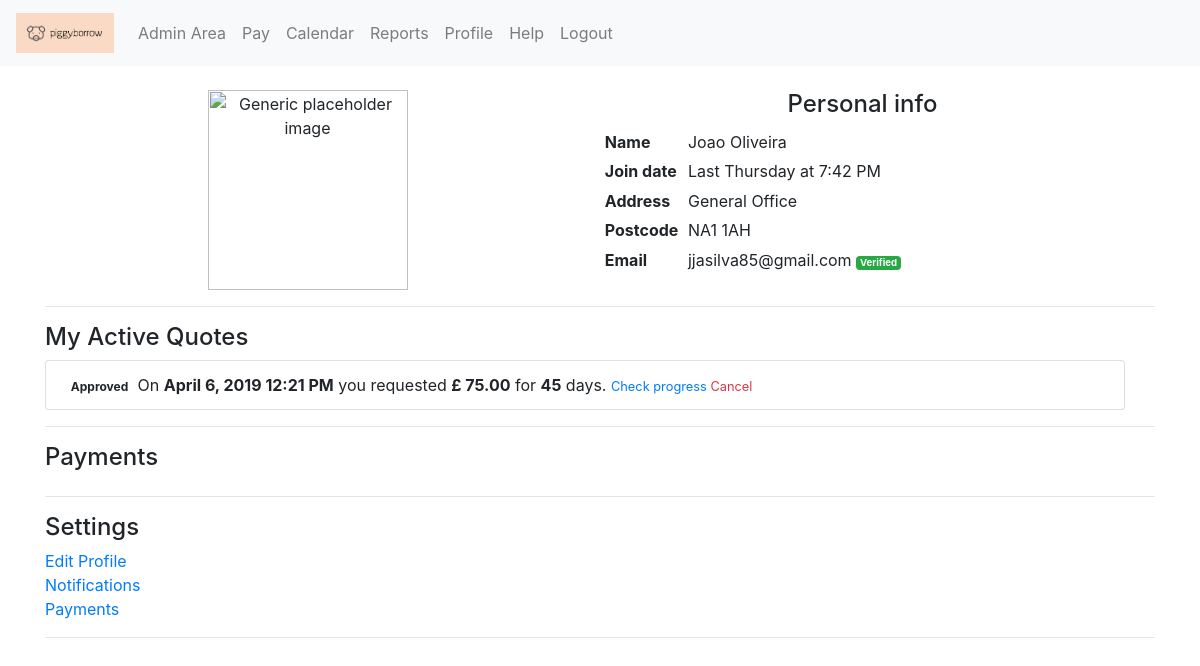
The app's page /profile (signed in), older data.
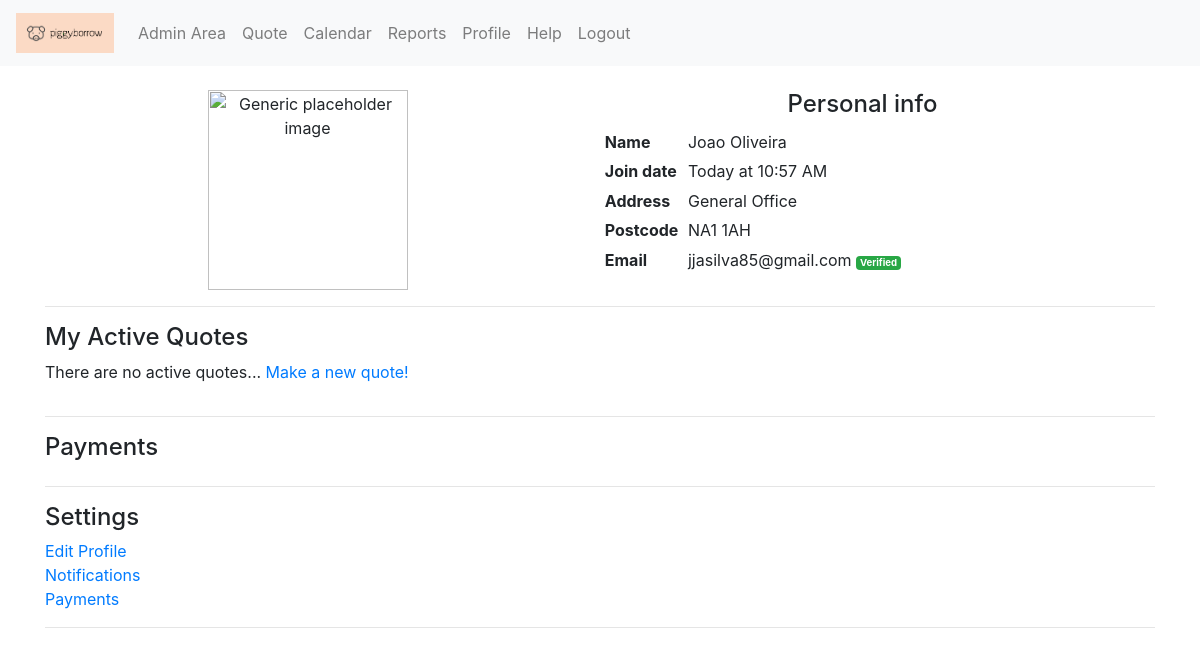
The same page, newer data.
### myModels.py (models this page shows, shortened)
class User(db.Model, UserMixin):
  __tablename__ = "user"
  id = db.Column(db.Integer, primary_key=True)
  creation_timestamp = db.Column(db.DateTime(), default=datetime.now())
  name = db.Column(db.String(30), nullable=False)
  surname = db.Column(db.String(30) ,nullable=False)
  address = db.Column(db.String(20), nullable=False)
  postcode = db.Column(db.String(20), nullable=False)
  email = db.Column(db.String(20), unique=True, nullable=False)
  password = db.Column(db.String(85), nullable=False)
  quotes = db.relationship('Quote', backref='user', lazy=True)
  verified_user = db.Column(db.Boolean, default=False)
  is_admin = db.Column(db.Boolean, default=False)
  rates = db.relationship('Rate', backref='user', lazy=True)
  payments = db.relationship('Payment', backref='user', lazy=True)
  messages = db.relationship('Message', backref='user', lazy=True)
  def can_borrow(self):
    for quote in self.quotes:
      if quote.is_active():
        return False
    return True

class Quote(db.Model):
  __tablename__ = "quote"
  id = db.Column(db.Integer, primary_key=True)
  creation_timestamp = db.Column(db.DateTime(), default=datetime.now())
  user_id = db.Column(db.Integer, db.ForeignKey('user.id'), nullable=False)
  amount_requested = db.Column(db.Float())
  duration_in_days = db.Column(db.Integer())
  rate_id = db.Column(db.Integer, db.ForeignKey('rate.id'), nullable=False)
  payments = db.relationship('Payment', backref='quote', lazy=True)
  status_id = db.Column(db.Integer, db.ForeignKey('status.id'), nullable=False)
  change_log = db.relationship('ChangeLog', backref='quote', lazy=True)
  def get_status(self):
    return Status.query.get(self.status_id)
  def is_active(self):
    return self.get_status().name in ['In review', 'Approved', 'Monies Released', 'Quote sent']

class Status(db.Model):
  id = db.Column(db.Integer, primary_key=True)
  name = db.Column(db.String(30), nullable=False)
  quotes = db.relationship('Quote', backref='status', lazy=True)

### app.py (the view)
@app.route('/profile', methods=['GET'])
@login_required
def profile():
  if not current_user.verified_user:
    flash('Your account is not verified. Verify your account now to be able to use all features.', 'danger')
  h = request.cookies.get('h')
  if h:
    flash('Looks like you have performed a simple quote.', 'info')
  active_quotes = [i for i in current_user.quotes if i.is_active()]
  return render_template('protected/profile.html', active_quotes=active_quotes)

### app.py (called while the page is built)
@login_manager.user_loader
def load_user(user_id):
  return User.query.get(int(user_id))

### templates/protected/profile.html (shortened to what this page needs)
{% extends "layout.html" %}
{% import "bootstrap/wtf.html" as wtf %}
{% block body %}
<div class="container">
  <div class="row text-center">
    <div class="col">
      <img src="https://imagesvc.timeincapp.com/v3/mm/image?url=https%3A%2F%2Ffortunedotcom.files.wordpress.com%2F2019%2F01%2Fboo.jpg&w=800&q=85" alt="Generic placeholder image" width="200">
    </div>
    <div class="col">
      <h4>Personal info</h4>
      <table class="table-sm table-borderless">
        <tbody>
          <tr>
            <td><strong>Name</strong></td>
            <td>{{ current_user.name }} {{ current_user.surname }}</td>
          </tr>
          <tr>
            <td><strong>Join date</strong></td>
            <td>{{ moment(current_user.creation_timestamp).calendar() }}</td>
          </tr>
          <tr>
            <td><strong>Address</strong></td>
            <td>{{ current_user.address }}</td>
          </tr>
          <tr>
            <td><strong>Postcode</strong></td>
            <td>{{ current_user.postcode }}</td>
          </tr>
          <tr>
            <td><strong>Email</strong></td>
            <td>{{ current_user.email }}{% if current_user.verified_user %}
                <small><span class="badge badge-success">Verified</span></small>
            {% endif %}</td>
          </tr>
        </tbody>
      </table>
    </div>
  </div>
  <hr>
  <div class="row">
    <div class="col">
      <h4>My Active Quotes</h4>
      <ul class="list-group">
        {% for quote in active_quotes %}
          <li class="list-group-item">
            <span class="badge badge-{{ quote.get_status()[1] }}">{{ quote.get_status().name }}</span> On
            <strong>{{ moment(quote.creation_timestamp).format('LLL') }}</strong> you requested
            <strong>£ {{ "{:0.2f}".format(quote.amount_requested) }}</strong> for
            <strong>{{ quote.duration_in_days }}</strong> days.
            <small>
              <a href="#">Check progress</a>
            </small>
            <small>
              <a href="#" class="text-danger">Cancel</a>
            </small>
          </li>
        {% endfor %}
      </ul>
      {% if not active_quotes %}
        <p>There are no active quotes... <a href="{{ url_for('quotation') }}">Make a new quote!</a></p>
      {% endif %}
    </div>
  </div>
  <hr>
  <div class="row">
    <div class="col">
      <h4>Payments</h4>
    </div>
  </div>
  <hr>
  <div class="row">
    <div class="col">
      <h4>Settings</h4>
      <ul class="list-group">
        <a href="#">Edit Profile</a>
        <a href="#">Notifications</a>
        <a href="#">Payments</a>
      </ul>
    </div>
  </div>
  <hr>
</div>
{% endblock %}

Row changes from the older to the newer data that the page shows:
removed Quote: get_status "Approved", creation_timestamp "April 6, 2019 12:21 PM", amount_requested "75.00", duration_in_days "45"
changed User "Joao": creation_timestamp "Last Thursday at 7:42 PM" → "Today at 10:57 AM"
Text that changed along with them:
text no longer shown: "Pay"
text now shown: "Quote There are no active quotes... Make a new quote!"
